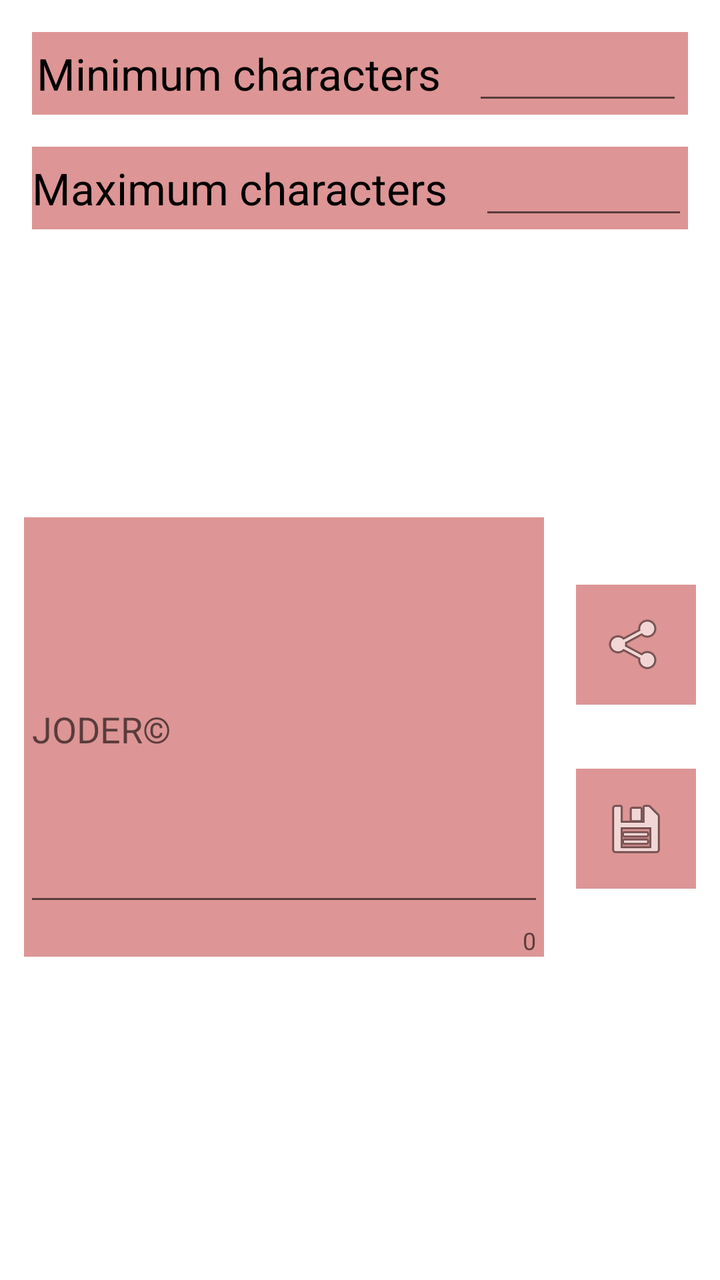
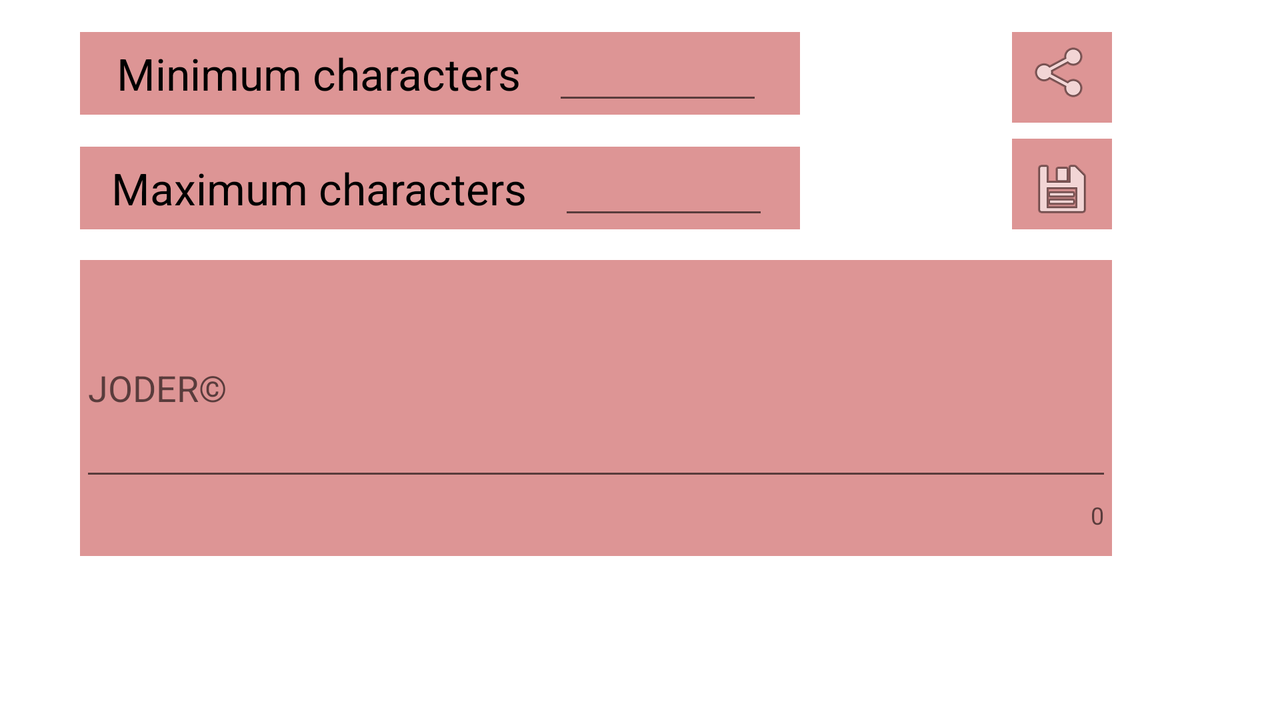

First picture: res/layout/ on a phone held upright. Second picture: the repository's own variant of that layout, on a device whose configuration matches the variant's folder. Source for both follows.
<!-- AndroidManifest.xml: application theme AppTheme -->
<!-- res/layout/activity_home.xml -->
<?xml version="1.0" encoding="utf-8"?>
<RelativeLayout xmlns:android="http://schemas.android.com/apk/res/android"
    xmlns:tools="http://schemas.android.com/tools"
    android:layout_width="match_parent"
    android:layout_height="match_parent"
    xmlns:app="http://schemas.android.com/apk/res-auto"
    android:orientation="vertical"
    tools:context="com.jvmed.joderdroid.Home_Activity"
    android:id="@+id/parentLayout">

    <LinearLayout
        android:layout_marginLeft="@dimen/edt_side_margin"
        android:layout_marginRight="@dimen/edt_side_margin"
        android:background="@color/background"
        android:layout_marginTop="@dimen/main_margin"
        android:layout_marginBottom="@dimen/main_margin"
        android:gravity="center"
        android:id="@+id/MinLayout"
        android:layout_width="match_parent"
        android:layout_height="wrap_content"
        android:layout_alignParentTop="true"
        android:layout_alignParentLeft="true"
        android:layout_alignParentStart="true">

        <TextView
            android:textColor="@color/text"
            android:layout_width="wrap_content"
            android:layout_height="wrap_content"
            android:textAppearance="?android:attr/textAppearanceLarge"
            android:text="@string/minCha"
            android:id="@+id/txtMin" />

        <EditText
            android:textColor="@color/text"
            android:layout_marginStart="@dimen/edt_side_margin"
            android:layout_marginLeft="@dimen/edt_side_margin"
            android:textAlignment="center"
            android:layout_width="wrap_content"
            android:layout_height="wrap_content"
            android:inputType="number"
            android:ems="5"
            android:id="@+id/edtMin" />

    </LinearLayout>

    <LinearLayout
        android:layout_marginLeft="@dimen/edt_side_margin"
        android:layout_marginRight="@dimen/edt_side_margin"
        android:background="@color/background"
        android:gravity="center"
        android:layout_below="@id/MinLayout"
        android:id="@+id/MaxLayout"
        android:layout_width="match_parent"
        android:layout_height="wrap_content">

        <TextView
            android:textColor="@color/text"
            android:layout_width="wrap_content"
            android:layout_height="wrap_content"
            android:textAppearance="?android:attr/textAppearanceLarge"
            android:text="@string/maxCha"
            android:id="@+id/txtMax" />

        <EditText
            android:textColor="@color/text"
            android:layout_marginStart="@dimen/edt_side_margin"
            android:layout_marginLeft="@dimen/edt_side_margin"
            android:textAlignment="center"
            android:layout_width="wrap_content"
            android:layout_height="wrap_content"
            android:inputType="number"
            android:ems="5"
            android:id="@+id/edtMax" />

    </LinearLayout>

    <Button
        android:onClick="getButtonClick"
        android:layout_marginTop="@dimen/button_margin"
        android:layout_marginBottom="@dimen/button_margin"
        android:layout_centerHorizontal="true"
        android:layout_below="@id/MaxLayout"
        android:layout_width="80dp"
        android:layout_height="80dp"
        android:background="@drawable/icon"
        android:id="@+id/btnGenerate" />

    <LinearLayout
        android:gravity="center"
        android:id="@+id/JODERLayout"
        android:layout_width="match_parent"
        android:layout_height="wrap_content"
        android:layout_below="@+id/btnGenerate"
        android:layout_alignParentLeft="true"
        android:layout_alignParentStart="true">

        <android.support.design.widget.TextInputLayout
            android:background="@color/background"
            android:cursorVisible="false"
            android:focusableInTouchMode="false"
            android:focusable="false"
            android:clickable="false"
            android:id="@+id/edtJODERLayout"
            app:counterEnabled="true"
            android:layout_width="260dp"
            android:layout_height="wrap_content">

            <EditText
                android:textColor="@color/text"
                android:cursorVisible="false"
                android:focusableInTouchMode="false"
                android:focusable="false"
                android:clickable="false"
                android:hint="@string/hint"
                android:textAlignment="center"
                android:maxLines="8"
                android:lines="8"
                android:inputType="none"
                android:id="@+id/edtJODER"
                android:layout_width="match_parent"
                android:layout_height="match_parent" />

        </android.support.design.widget.TextInputLayout>

        <LinearLayout
            android:layout_marginLeft="@dimen/main_margin"
            android:layout_marginStart="@dimen/main_margin"
            android:gravity="center"
            android:orientation="vertical"
            android:layout_width="wrap_content"
            android:layout_height="match_parent">

            <ImageButton
                android:background="@color/background"
                android:onClick="getButtonClick"
                android:layout_width="60dp"
                android:layout_height="60dp"
                android:src="@android:drawable/ic_menu_share"
                android:id="@+id/btnShare"
                android:contentDescription="@string/imagecontentdescription" />

            <ImageButton
                android:layout_marginTop="@dimen/button_margin"
                android:background="@color/background"
                android:onClick="getButtonClick"
                android:layout_width="60dp"
                android:layout_height="60dp"
                android:src="@android:drawable/ic_menu_save"
                android:id="@+id/btnClipboard"
                android:contentDescription="@string/imagecontentdescription" />

        </LinearLayout>

    </LinearLayout>
</RelativeLayout>
<!-- resources referenced by this layout -->
<resources>
  <color name="background">#77B71C1C</color>
  <color name="text">#000000</color>
  <dimen name="button_margin">32dp</dimen>
  <dimen name="edt_side_margin">16dp</dimen>
  <dimen name="main_margin">16dp</dimen>
  <string name="hint">JODER©</string>
  <string name="imagecontentdescription">imageContentDescription</string>
  <string name="maxCha">Maximum characters</string>
  <string name="minCha">Minimum characters</string>
  <style name="AppTheme" parent="Theme.AppCompat.Light.DarkActionBar">
          
          <item name="android:windowBackground">@drawable/app_background</item>
          <item name="colorPrimary">@color/colorPrimary</item>
          <item name="colorPrimaryDark">@color/colorPrimaryDark</item>
          <item name="colorAccent">@color/colorAccent</item>
      </style>
  <color name="colorPrimary">#D32F2F</color>
  <color name="colorPrimaryDark">#B71C1C</color>
  <color name="colorAccent">#FFCC00</color>
</resources>
<!-- res/layout-land/activity_home.xml (the repository's variant of the layout above) -->
<!-- drawn on the phone turned sideways -->
<?xml version="1.0" encoding="utf-8"?>
<RelativeLayout xmlns:android="http://schemas.android.com/apk/res/android"
    xmlns:tools="http://schemas.android.com/tools"
    android:layout_width="match_parent"
    android:layout_height="match_parent"
    xmlns:app="http://schemas.android.com/apk/res-auto"
    android:orientation="vertical"
    tools:context="com.jvmed.joderdroid.Home_Activity"
    android:id="@+id/parentLayout"
    android:paddingLeft="@dimen/main_margin"
    android:paddingRight="@dimen/main_margin"
    android:paddingTop="@dimen/main_margin"
    android:layout_marginLeft="@dimen/info_margin"
    android:layout_marginStart="@dimen/info_margin">

    <LinearLayout
        android:layout_marginLeft="@dimen/edt_side_margin"
        android:layout_marginRight="@dimen/edt_side_margin"
        android:background="@color/background"
        android:layout_marginBottom="@dimen/main_margin"
        android:gravity="center"
        android:id="@+id/MinLayout"
        android:layout_width="360dp"
        android:layout_height="wrap_content">

        <TextView
            android:textColor="@color/text"
            android:layout_width="wrap_content"
            android:layout_height="wrap_content"
            android:textAppearance="?android:attr/textAppearanceLarge"
            android:text="@string/minCha"
            android:id="@+id/txtMin" />

        <EditText
            android:textColor="@color/text"
            android:layout_marginStart="@dimen/edt_side_margin"
            android:layout_marginLeft="@dimen/edt_side_margin"
            android:textAlignment="center"
            android:layout_width="wrap_content"
            android:layout_height="wrap_content"
            android:inputType="number"
            android:ems="5"
            android:id="@+id/edtMin" />

    </LinearLayout>

    <LinearLayout
        android:layout_marginLeft="@dimen/edt_side_margin"
        android:layout_marginRight="@dimen/edt_side_margin"
        android:background="@color/background"
        android:gravity="center"
        android:layout_below="@id/MinLayout"
        android:id="@+id/MaxLayout"
        android:layout_width="360dp"
        android:layout_height="wrap_content">

        <TextView
            android:textColor="@color/text"
            android:layout_width="wrap_content"
            android:layout_height="wrap_content"
            android:textAppearance="?android:attr/textAppearanceLarge"
            android:text="@string/maxCha"
            android:id="@+id/txtMax" />

        <EditText
            android:textColor="@color/text"
            android:layout_marginStart="@dimen/edt_side_margin"
            android:layout_marginLeft="@dimen/edt_side_margin"
            android:textAlignment="center"
            android:layout_width="wrap_content"
            android:layout_height="wrap_content"
            android:inputType="number"
            android:ems="5"
            android:id="@+id/edtMax" />

    </LinearLayout>

    <Button
        android:layout_toRightOf="@id/MaxLayout"
        android:layout_toEndOf="@id/MaxLayout"
        android:onClick="getButtonClick"
        android:layout_marginTop="@dimen/main_margin"
        android:layout_marginBottom="@dimen/main_margin"
        android:layout_centerHorizontal="true"
        android:layout_width="74dp"
        android:layout_height="74dp"
        android:background="@drawable/icon"
        android:id="@+id/btnGenerate" />

    <LinearLayout
        android:layout_alignTop="@id/MinLayout"
        android:layout_alignBottom="@id/MaxLayout"
        android:id="@+id/btnLayout"
        android:layout_toRightOf="@id/btnGenerate"
        android:layout_toEndOf="@id/btnGenerate"
        android:layout_marginLeft="@dimen/main_margin"
        android:layout_marginStart="@dimen/main_margin"
        android:gravity="center"
        android:orientation="vertical"
        android:layout_width="wrap_content"
        android:layout_height="wrap_content">

        <ImageButton
            android:background="@color/background"
            android:onClick="getButtonClick"
            android:layout_width="50dp"
            android:layout_height="50dp"
            android:src="@android:drawable/ic_menu_share"
            android:id="@+id/btnShare"
            android:contentDescription="@string/imagecontentdescription" />

        <ImageButton
            android:layout_marginTop="@dimen/info_margin"
            android:background="@color/background"
            android:onClick="getButtonClick"
            android:layout_width="50dp"
            android:layout_height="50dp"
            android:src="@android:drawable/ic_menu_save"
            android:id="@+id/btnClipboard"
            android:contentDescription="@string/imagecontentdescription" />

    </LinearLayout>

    <android.support.design.widget.TextInputLayout
        android:layout_below="@id/btnGenerate"
        android:layout_alignLeft="@id/MaxLayout"
        android:layout_alignStart="@id/MaxLayout"
        android:layout_alignRight="@id/btnLayout"
        android:layout_alignEnd="@id/btnLayout"
        android:background="@color/background"
        android:cursorVisible="false"
        android:focusableInTouchMode="false"
        android:focusable="false"
        android:clickable="false"
        android:id="@+id/edtJODERLayout"
        app:counterEnabled="true"
        android:layout_marginTop="@dimen/info_margin"
        android:layout_width="wrap_content"
        android:layout_height="148dp">

        <EditText
            android:textColor="@color/text"
            android:cursorVisible="false"
            android:focusableInTouchMode="false"
            android:focusable="false"
            android:clickable="false"
            android:hint="@string/hint"
            android:textAlignment="center"
            android:maxLines="4"
            android:lines="4"
            android:inputType="none"
            android:id="@+id/edtJODER"
            android:layout_width="match_parent"
            android:layout_height="wrap_content" />

    </android.support.design.widget.TextInputLayout>
</RelativeLayout>
<!-- resources referenced by the variant -->
<!-- as the phone turned sideways resolves them -->
<resources>
  <color name="background">#77B71C1C</color>
  <color name="text">#000000</color>
  <dimen name="edt_side_margin">16dp</dimen>
  <dimen name="info_margin">8dp</dimen>
  <dimen name="main_margin">16dp</dimen>
  <string name="hint">JODER©</string>
  <string name="imagecontentdescription">imageContentDescription</string>
  <string name="maxCha">Maximum characters</string>
  <string name="minCha">Minimum characters</string>
  <style name="AppTheme" parent="Theme.AppCompat.Light.DarkActionBar">
          
          <item name="android:windowBackground">@drawable/app_background</item>
          <item name="colorPrimary">@color/colorPrimary</item>
          <item name="colorPrimaryDark">@color/colorPrimaryDark</item>
          <item name="colorAccent">@color/colorAccent</item>
      </style>
  <color name="colorPrimary">#D32F2F</color>
  <color name="colorPrimaryDark">#B71C1C</color>
  <color name="colorAccent">#FFCC00</color>
</resources>
